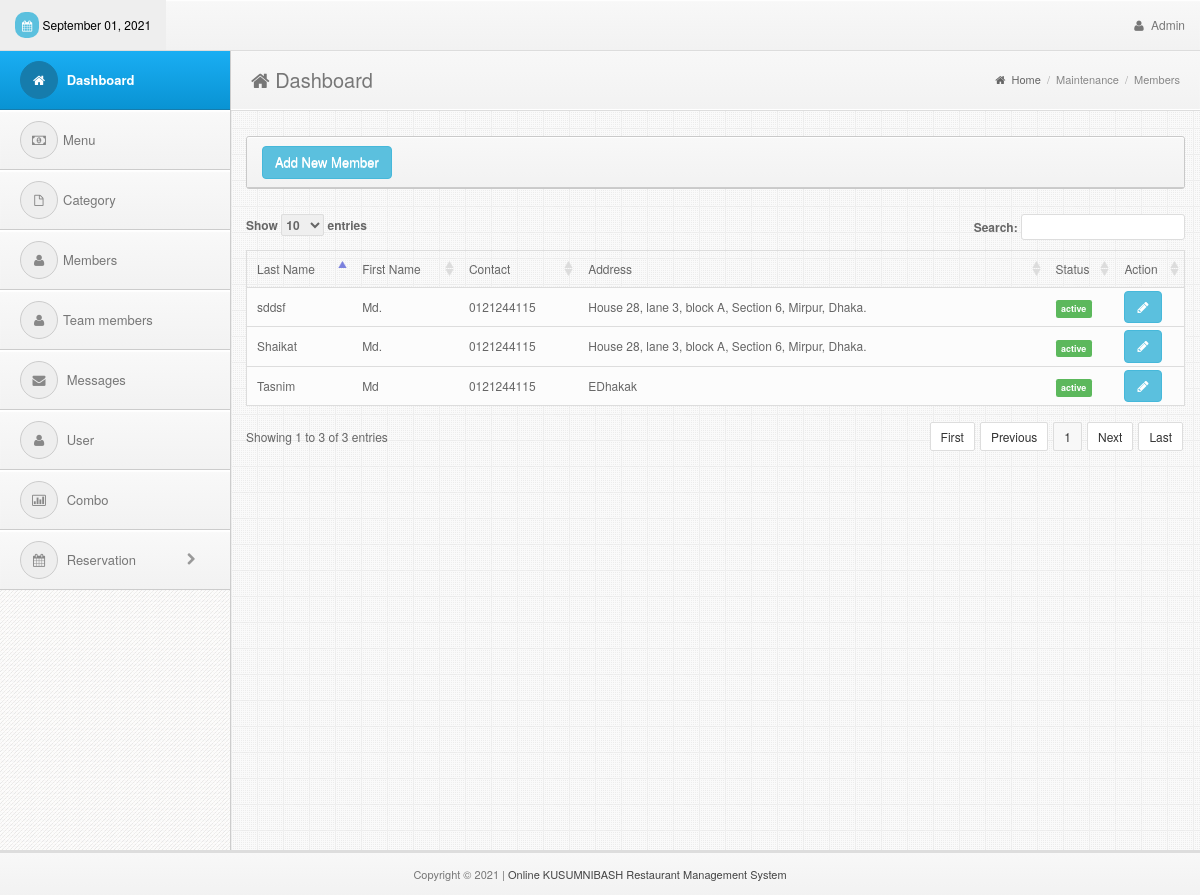
The app's page /admin/members.php (signed in) with its own data.
### tables this page shows
CREATE TABLE `member` (
  `member_id` int(11) NOT NULL,
  `member_last` varchar(15) NOT NULL,
  `member_first` varchar(15) NOT NULL,
  `member_status` varchar(10) NOT NULL,
  `member_contact` varchar(30) NOT NULL,
  `member_address` varchar(100) NOT NULL
);

### admin/members.php (the view, shortened to what this page needs)
<!DOCTYPE html>
<html lang="en">
<head>
  <?php include('../includes/links.php');?>
</head>
<body>
<div class="navbar navbar-fixed-top bs-docs-nav" role="banner">
    <div class="conjtainer">
      <?php include('../includes/topbar.php');?>
    </div>
  </div>
<div class="content" style="margin-top:10px">
    <?php include('../includes/sidebar.php');?>
    <div class="mainbar">
      <div class="page-head">
        <h2 class="pull-left"><i class="fa fa-home"></i> Dashboard</h2>
        <div class="bread-crumb pull-right">
          <a href="index.html"><i class="fa fa-home"></i> Home</a>
          <span class="divider">/</span>
          <a href="#" class="bread-current">Maintenance</a>
          <span class="divider">/</span>
          <a href="#" class="bread-current">Members</a>
        </div>
        <div class="clearfix"></div>
      </div>
      <div class="matter">
        <div class="container">
          <div class="row">
            <div class="col-md-12">
              <div class="widget">
                <div class="widget-head">
                    <a href="#addModal" class="btn btn-info" data-toggle="modal">Add New Member</a>
                  </div>
                </div>
                <div class="widget-content">
                  <div class="padd">
              <div class="page-tables">
                <div class="table-responsive">
                  <table cellpadding="0" cellspacing="0" border="0" id="data-table" width="100%">
                    <thead>
                      <tr>
                        <th>Last Name</th>
                        <th>First Name</th>
                        <th>Contact</th>
                        <th>Address</th>
                        <th>Status</th>
                        <th>Action</th>
                      </tr>
                    </thead>
                    <tbody>
<?php
include('../includes/dbcon.php');
    $query=mysqli_query($con,"select * from member order by member_last")or die(mysqli_error($con));
      while ($row=mysqli_fetch_array($query)){
        $id=$row['member_id'];
        $last=$row['member_last'];
        $first=$row['member_first'];
        $contact=$row['member_contact'];
        $address=$row['member_address'];
        $status=$row['member_status'];
        if ($status=="active") $flag="success";else $flag="danger";
?>
                      <tr>
                        <td><?php echo $last;?></td>
                        <td><?php echo $first;?></td>
                        <td><?php echo $contact;?></td>
                        <td><?php echo $address;?></td>
                        <td><span class="label label-<?php echo $flag;?>"><?php echo $status;?></span></td>
                        <td>
                              <a href="#myModal" class="btn btn-info" data-target="#update<?php echo $id;?>" data-toggle="modal">
                                <i class="fa fa-pencil"></i>
                              </a>
                        </td>
                      </tr>
<?php }?>
                    </tbody>
                  </table>
                  <div class="clearfix"></div>
                </div>
                </div>
              </div>
                  </div>
                </div>
              </div>
            </div>
          </div>
        </div>
      </div>
<?php include('../includes/footer.php');?>
</body>
</html>

### admin/css/style.css (style rules this page uses)
body { font-size: 12px; line-height: 22px; color: #666; border-top: 3px solid #eee; background:#343434 url("../img/back.png") repeat; padding-top: 37px; -webkit-font-smoothing: antialiased; }
h1,h2,h3,h4,h5,h6 { padding: 2px 0px; margin: 2px 0px; color: #777; }
h2 { font-size: 25px; line-height: 35px; }
a { color: #026b9c; }
.navbar * { font-weight: normal !important; text-shadow:none !important; }
.navbar { background-color: #f8f8f8; background: -webkit-gradient(linear, left top, left bottom, from(#f8f8f8), to(#f2f2f2)); background: -webkit-linear-gradient(top, #f8f8f8, #f2f2f2); background: -moz-linear-gradient(top, #f8f8f8, #f2f2f2); background: -ms-linear-gradient(top, #f8f8f8, #f2f2f2); background: -o-linear-gradient(top, #f8f8f8, #f2f2f2); background: linear-gradient(top, #f8f8f8, #f2f2f2); border-bottom: 1px solid #ddd; box-shadow: inset 0px 1px 1px #fff; }
.mainbar { position: relative; margin-left: 230px; margin-right: 0px; width: auto; background:#eee url("../img/main-back.png") repeat; border-left: 1px solid #ccc; z-index: 50; min-height: 800px; }
.mainbar .container { max-width:100% !important; width: 100% !important; }
.page-tables #data-table { margin-bottom: 20px; }
.page-tables #data-table { border:1px solid #ddd; }
.page-tables table#data-table thead th { padding:7px 10px; font-weight:normal; border-bottom:0px; }
.page-tables table#data-table td { background:#fcfcfc; border-top:1px solid #ddd; }
.mainbar .page-head { background-color: #f8f8f8; background: -webkit-gradient(linear, left top, left bottom, from(#f8f8f8), to(#f2f2f2)); background: -webkit-linear-gradient(top, #f8f8f8, #f2f2f2); background: -moz-linear-gradient(top, #f8f8f8, #f2f2f2); background: -ms-linear-gradient(top, #f8f8f8, #f2f2f2); background: -o-linear-gradient(top, #f8f8f8, #f2f2f2); background: linear-gradient(top, #f8f8f8, #f2f2f2); padding: 8px 20px; border-bottom: 1px solid #fff; box-shadow: inset 0px 1px 1px #fff; }
.mainbar .page-head h2 { font-weight: normal; font-size: 20px; }
.mainbar .bread-crumb { font-size: 11px; margin-top: 10px; color: #aaa; }
.mainbar .bread-crumb i { margin-right: 3px; }
.mainbar .bread-crumb .divider { margin: 0px 3px; }
.mainbar .bread-crumb a { color: #666; }
.mainbar .bread-crumb a.bread-current { color: #888; }
.mainbar .matter { border-top: 1px solid #ddd; padding: 15px 0px; }
.widget { border: 1px solid #c9c9c9; border-radius: 3px; margin-top: 10px; margin-bottom: 20px; background: #fafafa url('../img/cream.png') repeat; }
.widget .widget-head,.modal-header { background-color: #f8f8f8; background: -webkit-gradient(linear, left top, left bottom, from(#f8f8f8), to(#f2f2f2)); background: -webkit-linear-gradient(top, #f8f8f8, #f2f2f2); background: -moz-linear-gradient(top, #f8f8f8, #f2f2f2); background: -ms-linear-gradient(top, #f8f8f8, #f2f2f2); background: -o-linear-gradient(top, #f8f8f8, #f2f2f2); background: linear-gradient(top, #f8f8f8, #f2f2f2); border-top-right-radius: 3px; border-top-left-radius: 3px; text-shadow:0px 1px #fff; border-bottom: 1px solid #ccc; border-top: 1px solid #fff; color: #666; font-size: 13px; font-weight: bold; padding: 8px 15px; }

### records on screen
member: member_last "sddsf", member_first "Md.", member_contact "0121244115", member_address "House 28, lane 3, block A, Section 6, Mirpur, Dhaka.", member_status "active"
member: member_last "Shaikat", member_first "Md.", member_contact "0121244115", member_address "House 28, lane 3, block A, Section 6, Mirpur, Dhaka.", member_status "active"
member: member_last "Tasnim", member_first "Md", member_contact "0121244115", member_address "EDhakak", member_status "active"
